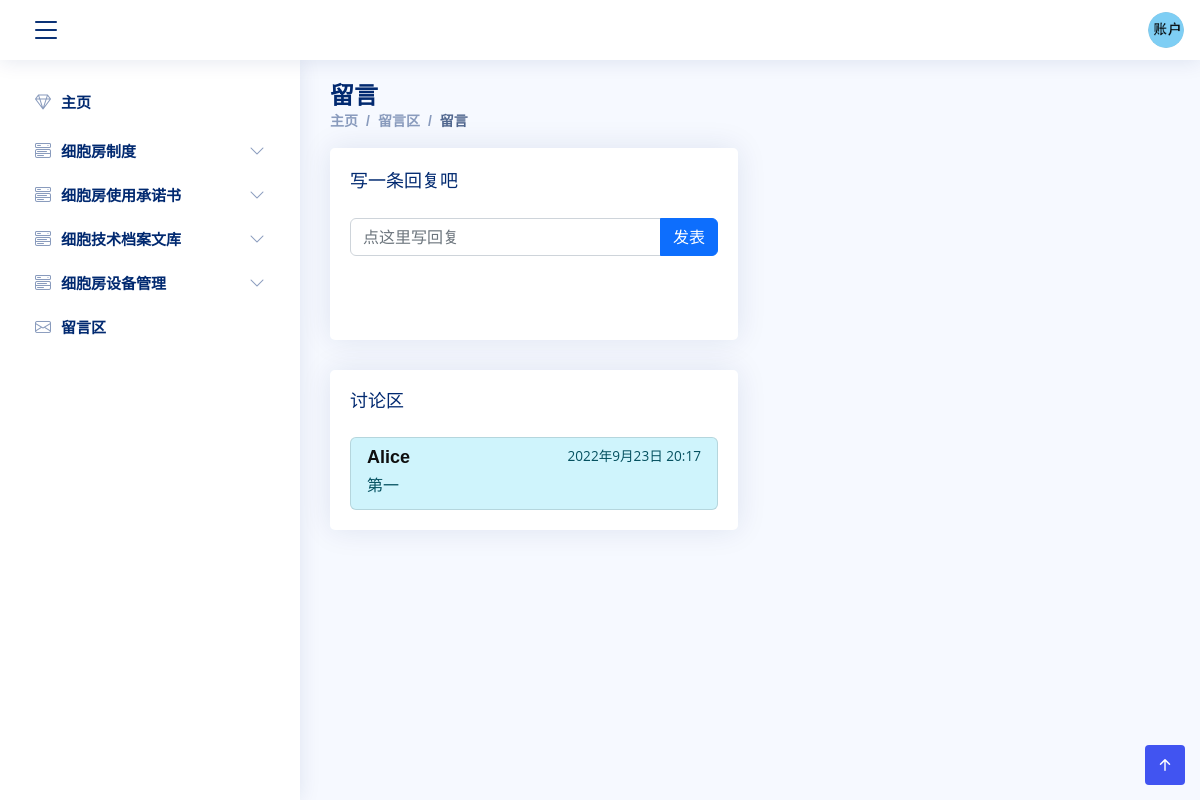
The app's page /comment/6 (signed in), older data.
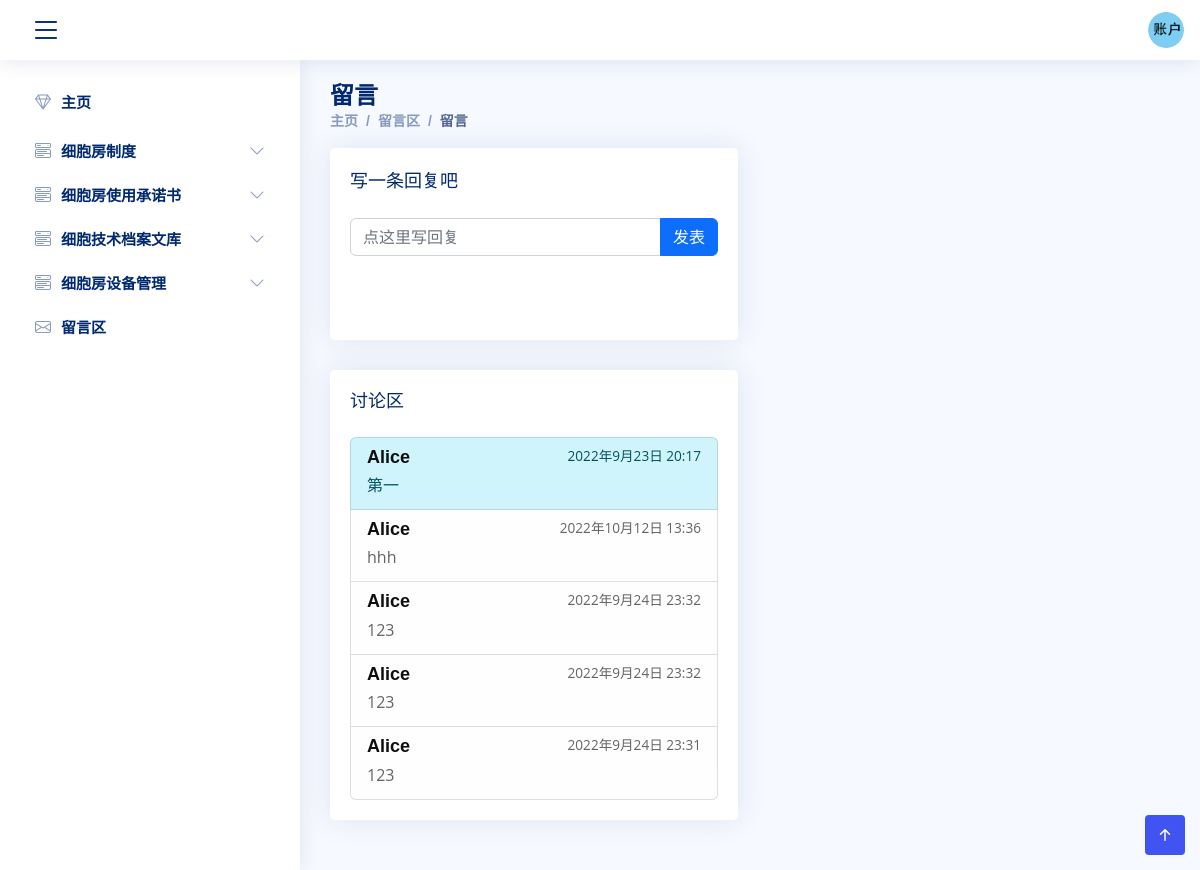
The same page, newer data.
### MainApp/models.py (models this page shows, shortened)
class UnitGroup(models.Model):
    name = models.CharField('名称', max_length=128)
    class Meta:
        verbose_name = '单元组'
        verbose_name_plural = verbose_name

class Comment(models.Model):
    user = models.ForeignKey(User, related_name='comment_user', on_delete=models.CASCADE)
    date = models.DateTimeField('留言日期', auto_now_add=True)
    text = models.TextField('留言内容')
    class Meta:
        verbose_name = '留言'
        verbose_name_plural = verbose_name
        ordering = ['user', '-date']

class User(models.Model):
    student_id = models.CharField('学号', max_length=256, unique=True)
    name = models.CharField('姓名', max_length=256)
    phone = models.CharField('电话号码', max_length=1024, unique=True)
    email = models.EmailField('邮箱', max_length=1024, unique=True)
    supervisor = models.CharField('导师', max_length=256)
    password = models.CharField('密码', max_length=1024)
    register_time = models.DateTimeField('注册时间', auto_now_add=True)
    class Meta:
        ordering = ["-register_time"]
        verbose_name = "用户"
        verbose_name_plural = verbose_name

class CommentReply(models.Model):
    comment = models.ForeignKey(Comment, related_name='留言回复', on_delete=models.CASCADE)
    user = models.ForeignKey(User, related_name='回复者', on_delete=models.CASCADE)
    date = models.DateTimeField('回复日期', auto_now_add=True)
    text = models.TextField('回复内容')
    class Meta:
        verbose_name = '留言回复'
        verbose_name_plural = verbose_name
        ordering = ['user', '-date']

### MainApp/views.py (the view, shortened to what this page needs)
# urls.py: path('comment/<int:comment_id>', views.comment, name='comment'),
def comment(request, comment_id: int):
    if request.session.get('is_login', None) is not True:
        return redirect('MainApp:login')
    user_id = request.session.get('user_id')
    user = User.objects.get(id=user_id)
    query_comment = Comment.objects.get(id=comment_id)
    unit_groups = UnitGroup.objects.all()
    groups = []
    for group in unit_groups:
        groups.append({
            'group': group,
            'units': Unit.objects.filter(group=group)
        })
    replies = CommentReply.objects.filter(comment=query_comment)
    return render(request, 'comment.html',
                  {'user': user, 'comment': query_comment, 'groups': groups, 'replies': replies})

### MainApp/templates/comment.html (shortened to what this page needs)
{% load static %}
<!DOCTYPE html>
<html lang="en">
<head>
    <link href="https://cdn.bootcdn.net/ajax/libs/twitter-bootstrap/5.2.0/css/bootstrap.min.css" rel="stylesheet">
    <link href="{% static 'vendor/bootstrap-icons/bootstrap-icons.css' %}" rel="stylesheet">
    <link href="{% static 'css/style.css' %}" rel="stylesheet">
</head>
<body>
{% include 'base.html' %}
<main id="main" class="main">
    <div class="pagetitle">
        <h1>留言</h1>
        <nav>
            <ol class="breadcrumb">
                <li class="breadcrumb-item"><a href="{% url 'MainApp:index' %}">主页</a></li>
                <li class="breadcrumb-item"><a href="{% url 'MainApp:comments' %}">留言区</a></li>
                <li class="breadcrumb-item active">留言</li>
            </ol>
        </nav>
    </div>
    <section class="section">
        <div class="row">
            <div class="col-lg-6">
                <div class="card">
                    <div class="card-body">
                        <div class="card-title">写一条回复吧</div>
                        <form method="post">
                            <div class="row mb-5">
                                <div class="input-group mb-3">
                                    <input type="text" class="form-control" placeholder="点这里写回复"
                                           aria-label="comment"
                                           aria-describedby="basic-addon1" name="comment">
                                    <button type="submit" class="btn btn-primary">发表</button>
                                </div>
                            </div>
                        </form>
                    </div>
                </div>
                <div class="card">
                    <div class="card-body">
                        <h5 class="card-title">讨论区</h5>
                        <div class="list-group">
                            <div class="list-group-item list-group-item-info"
                                 aria-current="true">
                                <div class="d-flex w-100 justify-content-between">
                                    <h6 class="mb-1">{{ comment.user.name }}</h6>
                                    <small>{{ comment.date }}</small>
                                </div>
                                <p class="mb-1">{{ comment.text }}</p>
                            </div>
                            {% for reply in replies %}
                                <div class="list-group-item list-group-item-light"
                                     aria-current="true">
                                    <div class="d-flex w-100 justify-content-between">
                                        <h6 class="mb-1">{{ reply.user.name }}</h6>
                                        <small>{{ reply.date }}</small>
                                    </div>
                                    <p class="mb-1">{{ reply.text }}</p>
                                </div>
                            {% endfor %}
                        </div>
                    </div>
                </div>
            </div>
    </section>
</main>
{% include 'footer.html' %}
</body>
</html>

### MainApp/templates/base.html (shortened to what this page needs)
{% load static %}
<!DOCTYPE html>
<html lang="zh">
<header class="header fixed-top d-flex align-items-center">
    <div class="d-flex align-items-center justify-content-between">
        <i class="bi bi-list toggle-sidebar-btn"></i>
    </div>
    <nav class="header-nav ms-auto">
        <ul class="d-flex align-items-center">
            <li class="nav-item dropdown pe-3">
                <a class="nav-link nav-profile d-flex align-items-center pe-0" href="#" data-bs-toggle="dropdown"
                   aria-expanded="false">
                    <img src="{% static 'img/account.png' %}" alt="Profile" class="rounded-circle">
                </a>
            </li>
        </ul>
    </nav>
</header>
<aside class="sidebar" id="sidebar">
    <ul class="sidebar-nav" id="sidebar-nav">
        <li class="nav-item">
            <a class="nav-link collapsed" href="{% url 'MainApp:index' %}">
                <i class="bi bi-gem"></i>
                <span>主页</span>
            </a>
        </li>
        {% for item in groups %}
            <a class="nav-link collapsed" data-bs-target="#model{{ item.group.id }}" data-bs-toggle="collapse" href="#">
                <i class="bi bi-menu-button-wide"></i><span>{{ item.group.name }}</span><i
                    class="bi bi-chevron-down ms-auto"></i>
            </a>
        {% endfor %}
        <li class="nav-item">
            <a class="nav-link collapsed" href="{% url 'MainApp:comments' %}">
                <i class="bi bi-envelope"></i>
                <span>留言区</span>
            </a>
        </li>
    </ul>
</aside>
</html>

### MainApp/templates/footer.html
<!DOCTYPE html>
<html lang="en">
<a href="#" class="back-to-top d-flex align-items-center justify-content-center active"><i
        class="bi bi-arrow-up-short"></i></a>
</html>

### MainApp/static/css/style.css (style rules this page uses)
body { margin: 0; padding: 0; font-family: 'Source Sans Pro', sans-serif; background: #000000 radial-gradient(ellipse at center, rgba(8, 15, 15, 1) 0%, rgba(0, 0, 0, 1) 100%); filter: progid:DXImageTransform.Microsoft.gradient(startColorstr='#080F0F', endColorstr='#000000', GradientType=1); }
html { -ms-overflow-style: scrollbar; }
.alltrans, a, input[type="button"], input[type="submit"], button, table th, table td, .navigation-menu > li > a span:after, .btn, .btn:after, .section-title:after, .service-icon, .owl-dot, .owl-nav > div, .blog-img img, .owl-nav > div:before, .portfolio-box:after, .portfolio-box img, .portfolio-content { -webkit-transition: all 0.4s ease; transition: all 0.4s ease; }
a { color: #e52225; text-decoration: none; }
small, .small { font-size: 85%; }
p { margin: 0 0 20px; }
h1, h2, h3, h4, h5, h6 { line-height: 1.3; margin: 0 0 15px; font-weight: 700; color: #0f0f0f; text-transform: capitalize; font-family: 'Amatic SC', cursive; }
h1, h2 { font-size: 60px; }
h5 { font-size: 22px; margin-bottom: 10px; font-weight: 600; }
h6 { font-size: 18px; margin-bottom: 10px; font-weight: 600; }
:root { --input-padding-x: 1.5rem; --input-padding-y: .75rem; }
:root { scroll-behavior: smooth; }
body { font-family: "Open Sans", sans-serif; background: #f6f9ff; color: #444444; }
a { color: #4154f1; text-decoration: none; }
h1, h2, h3, h4, h5, h6 { font-family: "Nunito", sans-serif; }
#main { margin-top: 60px; padding: 20px 30px; transition: all 0.3s; }
.pagetitle { margin-bottom: 10px; }
.pagetitle h1 { font-size: 24px; margin-bottom: 0; font-weight: 600; color: #012970; }
.back-to-top { position: fixed; visibility: hidden; opacity: 0; right: 15px; bottom: 15px; z-index: 99999; background: #4154f1; width: 40px; height: 40px; border-radius: 4px; transition: all 0.4s; }
.back-to-top i { font-size: 24px; color: #fff; line-height: 0; }
.back-to-top.active { visibility: visible; opacity: 1; }
.card { margin-bottom: 30px; border: none; border-radius: 5px; box-shadow: 0px 0 30px rgba(1, 41, 112, 0.1); }
.card-title { padding: 20px 0 15px 0; font-size: 18px; font-weight: 500; color: #012970; font-family: "Poppins", sans-serif; }
.card-body { padding: 0 20px 20px 20px; }
.breadcrumb { font-size: 14px; font-family: "Nunito", sans-serif; color: #899bbd; font-weight: 600; }
.breadcrumb a { color: #899bbd; transition: 0.3s; }
.breadcrumb .breadcrumb-item::before { color: #899bbd; }
.breadcrumb .active { color: #51678f; font-weight: 600; }
.header { transition: all 0.5s; z-index: 997; height: 60px; box-shadow: 0px 2px 20px rgba(1, 41, 112, 0.1); background-color: #fff; padding-left: 20px; }
.header .toggle-sidebar-btn { font-size: 32px; padding-left: 10px; cursor: pointer; color: #012970; }
.header-nav ul { list-style: none; }
.header-nav > ul { margin: 0; padding: 0; }
.header-nav .nav-profile { color: #012970; }
.header-nav .nav-profile img { max-height: 36px; }
.sidebar { position: fixed; top: 60px; left: 0; bottom: 0; width: 300px; z-index: 996; transition: all 0.3s; padding: 20px; overflow-y: auto; scrollbar-width: thin; scrollbar-color: #aab7cf transparent; box-shadow: 0px 0px 20px rgba(1, 41, 112, 0.1); background-color: #fff; }
@media (min-width: 1200px) { #main, #footer { margin-left: 300px; } }
.sidebar-nav { padding: 0; margin: 0; list-style: none; }
.sidebar-nav li { padding: 0; margin: 0; list-style: none; }
.sidebar-nav .nav-item { margin-bottom: 5px; }
.sidebar-nav .nav-link { display: flex; align-items: center; font-size: 15px; font-weight: 600; color: #4154f1; transition: 0.3; background: #f6f9ff; padding: 10px 15px; border-radius: 4px; }
.sidebar-nav .nav-link i { font-size: 16px; margin-right: 10px; color: #4154f1; }
.sidebar-nav .nav-link.collapsed { color: #012970; background: #fff; }
.sidebar-nav .nav-link.collapsed i { color: #899bbd; }
.sidebar-nav .nav-link .bi-chevron-down { margin-right: 0; transition: transform 0.2s ease-in-out; }

Row changes from the older to the newer data that the page shows:
added CommentReply: user.name "Alice", date "2022年10月12日 13:36", text "hhh"
added CommentReply: user.name "Alice", date "2022年9月24日 23:32", text "123"
added CommentReply: user.name "Alice", date "2022年9月24日 23:32", text "123"
added CommentReply: user.name "Alice", date "2022年9月24日 23:31", text "123"
